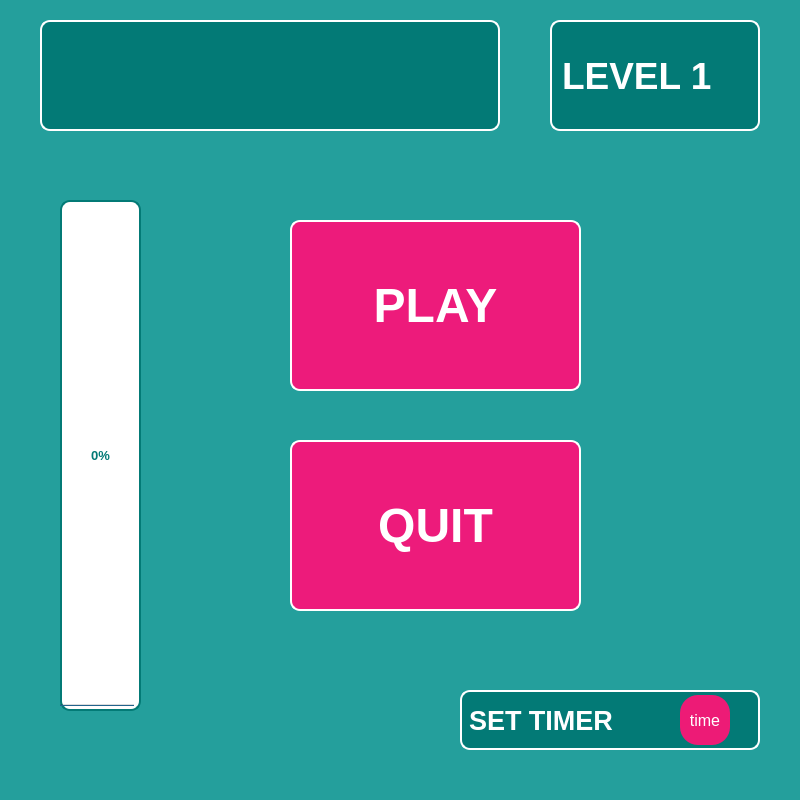
<?xml version="1.0" encoding="UTF-8"?>
<ui version="4.0">
 <class>MainWindow</class>
 <widget class="QMainWindow" name="MainWindow">
  <property name="geometry">
   <rect>
    <x>0</x>
    <y>0</y>
    <width>800</width>
    <height>800</height>
   </rect>
  </property>
  <property name="minimumSize">
   <size>
    <width>800</width>
    <height>800</height>
   </size>
  </property>
  <property name="maximumSize">
   <size>
    <width>800</width>
    <height>800</height>
   </size>
  </property>
  <property name="windowTitle">
   <string>MainWindow</string>
  </property>
  <property name="autoFillBackground">
   <bool>false</bool>
  </property>
  <property name="styleSheet">
   <string notr="true">background-color:rgb(36, 159, 156)</string>
  </property>
  <property name="iconSize">
   <size>
    <width>30</width>
    <height>30</height>
   </size>
  </property>
  <property name="toolButtonStyle">
   <enum>Qt::ToolButtonTextOnly</enum>
  </property>
  <widget class="QWidget" name="centralwidget">
   <widget class="QLabel" name="level_main_menu">
    <property name="geometry">
     <rect>
      <x>550</x>
      <y>20</y>
      <width>210</width>
      <height>111</height>
     </rect>
    </property>
    <property name="font">
     <font>
      <pointsize>28</pointsize>
      <weight>75</weight>
      <bold>true</bold>
     </font>
    </property>
    <property name="whatsThis">
     <string>&lt;html&gt;&lt;head/&gt;&lt;body&gt;&lt;p&gt;&lt;span style=&quot; vertical-align:super;&quot;&gt;asdafadfadf&lt;/span&gt;&lt;/p&gt;&lt;/body&gt;&lt;/html&gt;</string>
    </property>
    <property name="styleSheet">
     <string notr="true">background-color: rgb(3, 122, 118);
color: rgb(255, 255, 255);
border-color: rgb(255, 255, 255);
border-style: solid;
border-width:2px;
border-radius:10px;</string>
    </property>
    <property name="text">
     <string>LEVEL 1</string>
    </property>
   </widget>
   <widget class="QLabel" name="user_main_menu">
    <property name="geometry">
     <rect>
      <x>40</x>
      <y>20</y>
      <width>460</width>
      <height>111</height>
     </rect>
    </property>
    <property name="font">
     <font>
      <pointsize>28</pointsize>
      <weight>75</weight>
      <bold>true</bold>
     </font>
    </property>
    <property name="styleSheet">
     <string notr="true">background-color: rgb(3, 122, 118);
color: rgb(255, 255, 255);
border-color: rgb(255, 255, 255);
border-style: solid;
border-width:2px;
border-radius:10px;</string>
    </property>
    <property name="text">
     <string/>
    </property>
    <property name="alignment">
     <set>Qt::AlignCenter</set>
    </property>
   </widget>
   <widget class="QPushButton" name="play_button_main_menu">
    <property name="geometry">
     <rect>
      <x>290</x>
      <y>220</y>
      <width>291</width>
      <height>171</height>
     </rect>
    </property>
    <property name="font">
     <font>
      <pointsize>36</pointsize>
      <weight>75</weight>
      <bold>true</bold>
     </font>
    </property>
    <property name="styleSheet">
     <string notr="true">QPushButton {
background-color: rgb(237, 27, 123);
color: rgb(255, 255, 255);
border-color: rgb(255, 255, 255);
border-style: solid;
border-width:2px;
border-radius:10px;
}
QPushButton:hover{
background-color: rgb(255, 255, 255);
color: #f44786;
border-color: #f44786;
border-width:3px;
}</string>
    </property>
    <property name="text">
     <string>PLAY</string>
    </property>
   </widget>
   <widget class="QPushButton" name="quit_button_main_menu">
    <property name="geometry">
     <rect>
      <x>290</x>
      <y>440</y>
      <width>291</width>
      <height>171</height>
     </rect>
    </property>
    <property name="font">
     <font>
      <pointsize>36</pointsize>
      <weight>75</weight>
      <bold>true</bold>
     </font>
    </property>
    <property name="styleSheet">
     <string notr="true">QPushButton {
background-color: rgb(237, 27, 123);
color: rgb(255, 255, 255);
border-color: rgb(255, 255, 255);
border-style: solid;
border-width:2px;
border-radius:10px;
}
QPushButton:hover{
background-color: rgb(255, 255, 255);
color: #f44786;
border-color: #f44786;
border-width:3px;
}</string>
    </property>
    <property name="text">
     <string>QUIT</string>
    </property>
   </widget>
   <widget class="QProgressBar" name="progress_main_menu">
    <property name="geometry">
     <rect>
      <x>60</x>
      <y>200</y>
      <width>81</width>
      <height>511</height>
     </rect>
    </property>
    <property name="sizeIncrement">
     <size>
      <width>0</width>
      <height>0</height>
     </size>
    </property>
    <property name="font">
     <font>
      <pointsize>10</pointsize>
      <weight>75</weight>
      <bold>true</bold>
     </font>
    </property>
    <property name="styleSheet">
     <string notr="true">background-color: rgb(255, 255, 255);
border-style: solid;
border-width:2px;
border-radius:10px;
border-color: rgb(3, 122, 118);
color: #037a76;</string>
    </property>
    <property name="value">
     <number>0</number>
    </property>
    <property name="alignment">
     <set>Qt::AlignCenter</set>
    </property>
    <property name="textVisible">
     <bool>true</bool>
    </property>
    <property name="orientation">
     <enum>Qt::Vertical</enum>
    </property>
    <property name="invertedAppearance">
     <bool>false</bool>
    </property>
    <property name="textDirection">
     <enum>QProgressBar::TopToBottom</enum>
    </property>
   </widget>
   <widget class="QLabel" name="set_timer_main_menu">
    <property name="geometry">
     <rect>
      <x>460</x>
      <y>690</y>
      <width>300</width>
      <height>60</height>
     </rect>
    </property>
    <property name="font">
     <font>
      <pointsize>20</pointsize>
      <weight>75</weight>
      <bold>true</bold>
     </font>
    </property>
    <property name="whatsThis">
     <string>&lt;html&gt;&lt;head/&gt;&lt;body&gt;&lt;p&gt;&lt;span style=&quot; vertical-align:super;&quot;&gt;asdafadfadf&lt;/span&gt;&lt;/p&gt;&lt;/body&gt;&lt;/html&gt;</string>
    </property>
    <property name="styleSheet">
     <string notr="true">background-color: rgb(3, 122, 118);
color: rgb(255, 255, 255);
border-color: rgb(255, 255, 255);
border-style: solid;
border-width:2px;
border-radius:10px;</string>
    </property>
    <property name="text">
     <string>SET TIMER</string>
    </property>
   </widget>
   <widget class="QPushButton" name="time_button_main_menu">
    <property name="geometry">
     <rect>
      <x>680</x>
      <y>695</y>
      <width>50</width>
      <height>50</height>
     </rect>
    </property>
    <property name="minimumSize">
     <size>
      <width>0</width>
      <height>0</height>
     </size>
    </property>
    <property name="maximumSize">
     <size>
      <width>100</width>
      <height>100</height>
     </size>
    </property>
    <property name="font">
     <font>
      <pointsize>12</pointsize>
     </font>
    </property>
    <property name="styleSheet">
     <string notr="true">
QPushButton {
background-color: rgb(237, 27, 118);
border-radius:18px;
color: rgb(255, 255, 255);
}
QPushButton:hover{
background-color: rgb(255, 255, 255);
color: #f44786;
border-color: #f44786;
border-width:3px;
}</string>
    </property>
    <property name="text">
     <string>time</string>
    </property>
   </widget>
  </widget>
  <widget class="QStatusBar" name="statusbar"/>
 </widget>
 <resources/>
 <connections/>
</ui>
